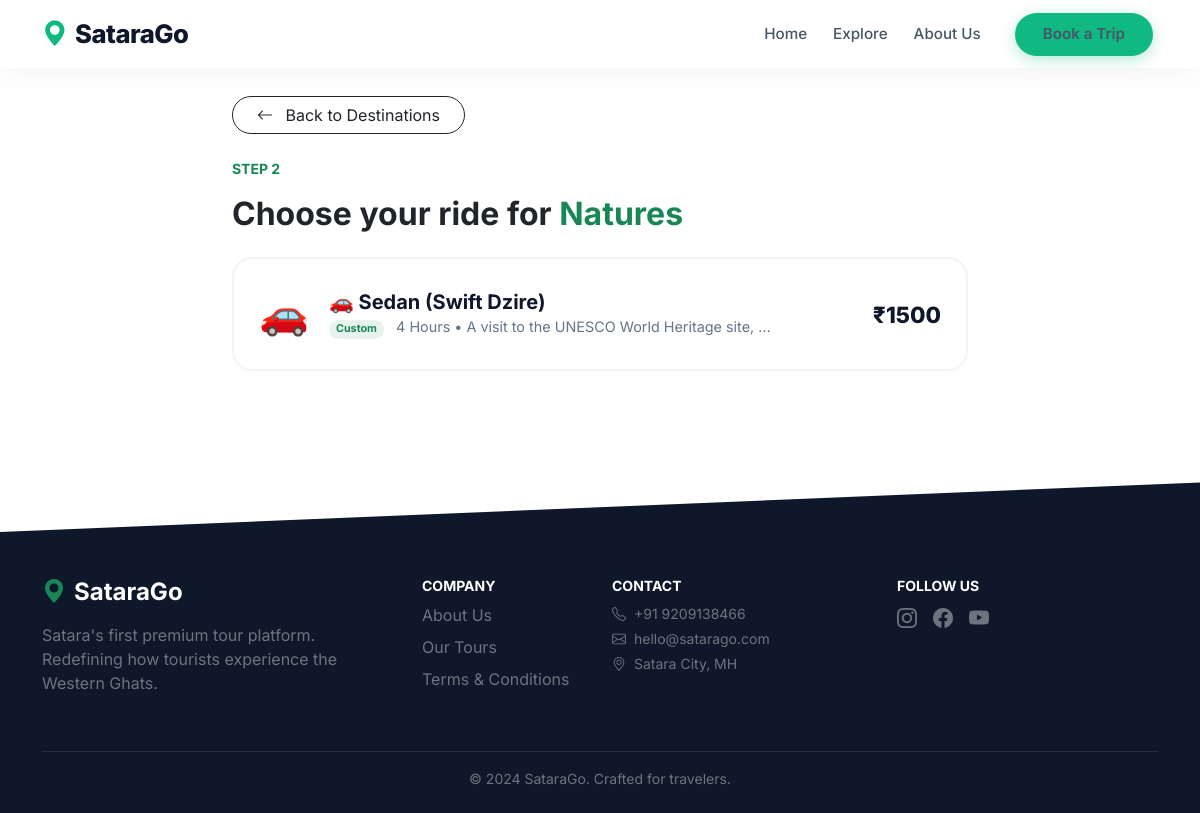
/tours/?spot=Nature, run on the app's committed database.
### tours/models.py (models this page shows, shortened)
class Tour(models.Model):
    CATEGORY_CHOICES = (
        ('Nature', 'Nature & Flowers'),
        ('Fort', 'Historical Forts'),
        ('Waterfall', 'Waterfalls'),
        ('Spiritual', 'Spiritual & Temples'),
        ('Student', '🎓 Student Special'),
    )
    VEHICLE_CHOICES = (
        ('Sedan', '🚗 Sedan (Swift Dzire)'),
        ('SUV', '🚙 SUV (Innova)'),
        ('Auto', '🛺 Auto Rickshaw'),
        ('Tempo', '🚐 Tempo Traveller'),
    )
    PACKAGE_CHOICES = (
        ('Half-Day', 'Half-Day (4-5 Hrs)'),
        ('Full-Day', 'Full-Day (8-10 Hrs)'),
        ('Custom', 'Custom Package'),
    )
    name = models.CharField(max_length=200)
    description = models.TextField()
    image = models.ImageField(upload_to='tour_images/', blank=True, null=True)
    category = models.CharField(max_length=50, choices=CATEGORY_CHOICES, default='Nature')
    vehicle_type = models.CharField(max_length=50, choices=VEHICLE_CHOICES, default='Sedan')
    package_type = models.CharField(max_length=50, choices=PACKAGE_CHOICES, default='Full-Day')
    duration_hours = models.IntegerField()
    price = models.IntegerField(help_text="Price in INR")
    is_active = models.BooleanField(default=True)

### tours/views.py (the view)
# urls.py: path('tours/', views.all_tours, name='all_tours'), # This fixes the error!
def all_tours(request):
    all_tours = Tour.objects.filter(is_active=True)
    categories = all_tours.values_list('category', flat=True).distinct()
    selected_spot = request.GET.get('spot')
    if selected_spot:
        tours = all_tours.filter(category=selected_spot)
    else:
        tours = all_tours
    return render(request, 'tour_list.html', {
        'tours': tours,
        'categories': categories,
        'selected_spot': selected_spot
    })

### tours/templates/tour_list.html (shortened to what this page needs)
{% extends 'base.html' %}
{% load static %}
{% block content %}
<div class="container py-5 mt-5">
    {% if not selected_spot %}
        <div class="text-center mb-5">
            <p class="text-uppercase text-success fw-bold small">Step 1</p>
            <h2 class="fw-bold display-6">Where do you want to go?</h2>
            <p class="text-muted">Select a destination to see available rides</p>
        </div>
        <div class="row g-4 justify-content-center">
            {% for category in categories %}
            <div class="col-md-6 col-lg-4">
                <a href="?spot={{ category }}" class="text-decoration-none">
                    <div class="spot-card">
                        {% if category == 'Nature' %}
                            <img src="{% static 'images/kaas.jpg' %}" class="spot-bg" alt="Kaas Plateau">
                            <div class="spot-overlay">
                                <h4>🌸 {{ category }} & Flowers</h4>
                                <small class="opacity-75">Kaas Plateau, Vasota</small>
                            </div>
                        {% elif category == 'Waterfall' %}
                            <img src="{% static 'images/thoseghar.jpg' %}" class="spot-bg" alt="Thoseghar">
                            <div class="spot-overlay">
                                <h4>💧 {{ category }}s</h4>
                                <small class="opacity-75">Thoseghar, Vajrai</small>
                            </div>
                        {% elif category == 'Fort' %}
                            <img src="{% static 'images/sajjangad.jpg' %}" class="spot-bg" alt="Sajjangad">
                            <div class="spot-overlay">
                                <h4>🏰 Historical {{ category }}s</h4>
                                <small class="opacity-75">Sajjangad, Ajinkyatara</small>
                            </div>
                        {% else %}
                            <img src="{% static 'images/temple.jpg' %}" class="spot-bg" alt="Temple">
                            <div class="spot-overlay">
                                <h4>🙏 {{ category }}</h4>
                                <small class="opacity-75">Temples & Spiritual Sites</small>
                            </div>
                        {% endif %}
                    </div>
                </a>
            </div>
            {% empty %}
            <div class="col-12 text-center">
                <h4 class="text-muted">No destinations added yet.</h4>
                <a href="/admin/tours/tour/add/" class="btn btn-dark mt-3 rounded-pill px-4">Add Tours in Admin</a>
            </div>
            {% endfor %}
        </div>
    {% else %}
        <div class="row justify-content-center">
            <div class="col-lg-8">
                <a href="{% url 'all_tours' %}" class="btn btn-outline-dark rounded-pill px-4 mb-4">
                    <i class="bi bi-arrow-left me-2"></i> Back to Destinations
                </a>
                <div class="mb-4">
                    <p class="text-uppercase text-success fw-bold small">Step 2</p>
                    <h2 class="fw-bold">Choose your ride for <span class="text-success">{{ selected_spot }}s</span></h2>
                </div>
                {% for tour in tours %}
                <a href="{% url 'tour_detail' tour.id %}" class="text-decoration-none text-dark">
                    <div class="ride-card">
                        <div class="d-flex align-items-center">
                            {% if tour.vehicle_type == 'SUV' %}
                                <div class="ride-icon">🚙</div>
                            {% elif tour.vehicle_type == 'Auto' %}
                                <div class="ride-icon">🛺</div>
                            {% elif tour.vehicle_type == 'Tempo' %}
                                <div class="ride-icon">🚐</div>
                            {% else %}
                                <div class="ride-icon">🚗</div>
                            {% endif %}
                            <div class="ride-details">
                                <h5>{{ tour.get_vehicle_type_display }}</h5>
                                <p><span class="badge bg-success bg-opacity-10 text-success rounded-pill me-2">{{ tour.package_type }}</span> {{ tour.duration_hours }} Hours • {{ tour.description|truncatewords:8 }}</p>
                            </div>
                        </div>
                        <div class="ride-price">₹{{ tour.price }}</div>
                    </div>
                </a>
                {% empty %}
                <div class="text-center py-5 bg-light rounded-4">
                    <i class="bi bi-exclamation-circle fs-1 text-muted"></i>
                    <h5 class="mt-3 text-muted">No rides available for this destination yet.</h5>
                </div>
                {% endfor %}
            </div>
        </div>
    {% endif %}
</div>
{% endblock %}

### tours/templates/base.html (style rules this page uses)
:root { --primary: #10b981; --primary-dark: #059669; --dark: #0f172a; --light-gray: #f8fafc; }
* { font-family: 'Inter', sans-serif; scroll-behavior: smooth; }

### tours/templates/tour_list.html (style rules this page uses)
.ride-card { background: white; border: 2px solid #f1f5f9; border-radius: 20px; padding: 25px; margin-bottom: 15px; cursor: pointer; transition: all 0.3s ease; display: flex; align-items: center; justify-content: space-between; }
.ride-icon { font-size: 2.5rem; margin-right: 20px; }
.ride-details h5 { font-weight: 700; margin-bottom: 2px; color: var(--dark); }
.ride-details p { margin-bottom: 0; color: #64748b; font-size: 0.9rem; }
.ride-price { font-size: 1.4rem; font-weight: 800; color: var(--dark); white-space: nowrap; }

### data on the page
Tour: category "Nature", vehicle_type "🚗 Sedan (Swift Dzire)", package_type "Custom", duration_hours "4", description "A visit to the UNESCO World Heritage site, …", price "1500"
